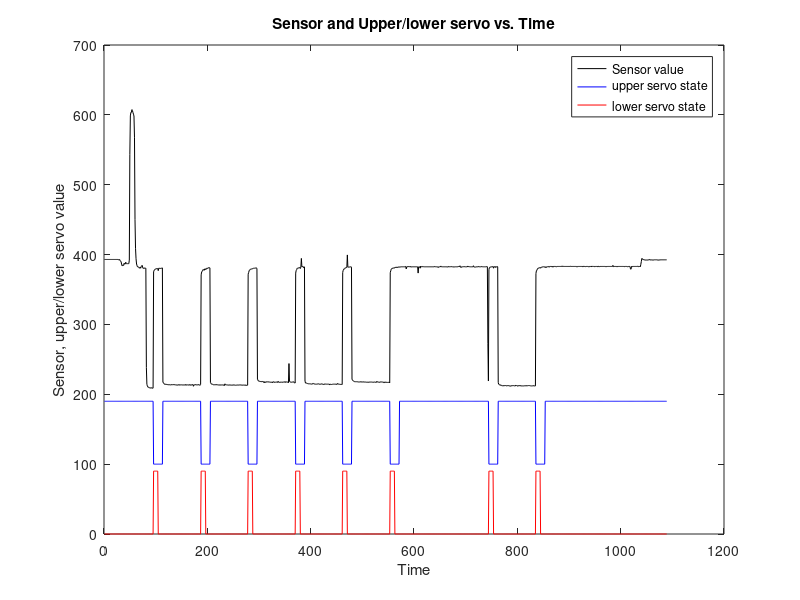

Reproduce this figure in MATLAB.
clc
clear all
close all

data=[386	1	0
386	1	0
386	1	0
386	1	0
386	1	0
386	1	0
386	1	0
386	1	0
386	1	0
386	1	0
386	1	0
386	1	0
386	1	0
386	1	0
386	1	0
386	1	0
386	1	0
386	1	0
386	1	0
386	1	0
386	1	0
386	1	0
386	1	0
386	1	0
386	1	0
386	1	0
386	1	0
385	1	0
385	1	0
386	1	0
383	1	0
381	1	0
380	1	0
373	1	0
368	1	0
369	1	0
370	1	0
369	1	0
375	1	0
373	1	0
373	1	0
378	1	0
374	1	0
374	1	0
374	1	0
374	1	0
374	1	0
374	1	0
384	1	0
686	1	0
797	1	0
807	1	0
807	1	0
815	1	0
812	1	0
807	1	0
802	1	0
797	1	0
736	1	0
500	1	0
418	1	0
388	1	0
373	1	0
368	1	0
365	1	0
365	1	0
364	1	0
362	1	0
361	1	0
364	1	0
361	1	0
366	1	0
367	1	0
369	1	0
362	1	0
361	1	0
360	1	0
362	1	0
361	1	0
361	1	0
361	1	0
77	1	0
28	1	0
24	1	0
21	1	0
20	1	0
19	1	0
19	1	0
18	1	0
18	1	0
18	1	0
19	1	0
18	1	0
17	1	0
18	1	0
352	0	1
354	0	1
357	0	1
358	0	1
359	0	1
359	0	1
360	0	1
360	0	1
360	0	1
354	0	0
361	0	0
361	0	0
360	0	0
361	0	0
360	0	0
361	0	0
361	0	0
362	0	0
35	1	0
32	1	0
31	1	0
29	1	0
28	1	0
29	1	0
29	1	0
28	1	0
28	1	0
28	1	0
27	1	0
27	1	0
28	1	0
27	1	0
27	1	0
27	1	0
27	1	0
28	1	0
27	1	0
27	1	0
28	1	0
27	1	0
28	1	0
27	1	0
27	1	0
27	1	0
27	1	0
26	1	0
27	1	0
26	1	0
27	1	0
28	1	0
26	1	0
27	1	0
27	1	0
27	1	0
27	1	0
27	1	0
27	1	0
26	1	0
27	1	0
27	1	0
27	1	0
26	1	0
28	1	0
26	1	0
27	1	0
27	1	0
27	1	0
27	1	0
26	1	0
27	1	0
28	1	0
26	1	0
27	1	0
26	1	0
27	1	0
28	1	0
28	1	0
23	1	0
27	1	0
27	1	0
27	1	0
28	1	0
27	1	0
27	1	0
27	1	0
27	1	0
27	1	0
28	1	0
27	1	0
26	1	0
26	1	0
28	1	0
342	0	1
350	0	1
352	0	1
355	0	1
357	0	1
357	0	1
355	0	1
359	0	1
359	0	1
357	0	0
360	0	0
361	0	0
360	0	0
361	0	0
362	0	0
363	0	0
362	0	0
362	0	0
34	1	0
31	1	0
29	1	0
29	1	0
29	1	0
28	1	0
27	1	0
27	1	0
27	1	0
28	1	0
27	1	0
27	1	0
28	1	0
27	1	0
27	1	0
27	1	0
27	1	0
26	1	0
27	1	0
27	1	0
26	1	0
27	1	0
27	1	0
27	1	0
27	1	0
26	1	0
27	1	0
25	1	0
30	1	0
27	1	0
27	1	0
27	1	0
27	1	0
27	1	0
26	1	0
26	1	0
27	1	0
27	1	0
26	1	0
27	1	0
26	1	0
26	1	0
26	1	0
27	1	0
26	1	0
27	1	0
27	1	0
26	1	0
26	1	0
26	1	0
26	1	0
26	1	0
27	1	0
27	1	0
26	1	0
26	1	0
27	1	0
27	1	0
27	1	0
26	1	0
27	1	0
26	1	0
26	1	0
26	1	0
27	1	0
26	1	0
26	1	0
26	1	0
27	1	0
25	1	0
26	1	0
26	1	0
26	1	0
344	0	1
349	0	1
354	0	1
356	0	1
357	0	1
358	0	1
359	0	1
359	0	1
359	0	1
360	0	0
361	0	0
361	0	0
361	0	0
361	0	0
361	0	0
362	0	0
362	0	0
360	0	0
43	1	0
40	1	0
38	1	0
38	1	0
37	1	0
37	1	0
36	1	0
37	1	0
36	1	0
36	1	0
37	1	0
36	1	0
36	1	0
33	1	0
36	1	0
34	1	0
34	1	0
36	1	0
36	1	0
35	1	0
35	1	0
36	1	0
35	1	0
35	1	0
35	1	0
35	1	0
34	1	0
35	1	0
35	1	0
33	1	0
36	1	0
35	1	0
36	1	0
34	1	0
34	1	0
35	1	0
35	1	0
35	1	0
35	1	0
34	1	0
37	1	0
35	1	0
34	1	0
35	1	0
34	1	0
35	1	0
35	1	0
35	1	0
34	1	0
35	1	0
35	1	0
35	1	0
35	1	0
36	1	0
34	1	0
36	1	0
35	1	0
35	1	0
35	1	0
35	1	0
33	1	0
88	1	0
37	1	0
36	1	0
35	1	0
34	1	0
35	1	0
35	1	0
35	1	0
35	1	0
36	1	0
34	1	0
33	1	0
32	1	0
347	0	1
355	0	1
357	0	1
361	0	1
361	0	1
361	0	1
362	0	1
363	0	1
363	0	1
360	0	0
364	0	0
389	0	0
365	0	0
366	0	0
365	0	0
365	0	0
362	0	0
365	0	0
38	1	0
32	1	0
33	1	0
32	1	0
31	1	0
31	1	0
30	1	0
30	1	0
30	1	0
30	1	0
30	1	0
30	1	0
29	1	0
29	1	0
29	1	0
31	1	0
31	1	0
30	1	0
30	1	0
29	1	0
29	1	0
29	1	0
29	1	0
29	1	0
29	1	0
30	1	0
30	1	0
30	1	0
29	1	0
28	1	0
29	1	0
30	1	0
30	1	0
29	1	0
29	1	0
29	1	0
28	1	0
28	1	0
30	1	0
29	1	0
29	1	0
29	1	0
29	1	0
29	1	0
29	1	0
29	1	0
29	1	0
29	1	0
27	1	0
29	1	0
29	1	0
28	1	0
28	1	0
29	1	0
29	1	0
29	1	0
29	1	0
29	1	0
29	1	0
29	1	0
29	1	0
28	1	0
29	1	0
31	1	0
29	1	0
29	1	0
29	1	0
29	1	0
28	1	0
29	1	0
28	1	0
29	1	0
28	1	0
349	0	1
355	0	1
358	0	1
359	0	1
360	0	1
362	0	1
362	0	1
363	0	1
363	0	1
399	0	0
364	0	0
364	0	0
364	0	0
364	0	0
365	0	0
365	0	0
365	0	0
364	0	0
43	1	0
40	1	0
39	1	0
38	1	0
37	1	0
36	1	0
36	1	0
36	1	0
36	1	0
36	1	0
36	1	0
36	1	0
35	1	0
35	1	0
35	1	0
35	1	0
36	1	0
35	1	0
36	1	0
35	1	0
35	1	0
35	1	0
36	1	0
35	1	0
35	1	0
35	1	0
35	1	0
35	1	0
35	1	0
34	1	0
35	1	0
35	1	0
34	1	0
35	1	0
35	1	0
35	1	0
35	1	0
35	1	0
35	1	0
35	1	0
35	1	0
34	1	0
35	1	0
35	1	0
35	1	0
35	1	0
34	1	0
34	1	0
37	1	0
35	1	0
35	1	0
35	1	0
35	1	0
34	1	0
35	1	0
35	1	0
36	1	0
35	1	0
35	1	0
35	1	0
35	1	0
35	1	0
33	1	0
35	1	0
35	1	0
34	1	0
35	1	0
34	1	0
34	1	0
34	1	0
34	1	0
34	1	0
35	1	0
33	1	0
348	0	1
354	0	1
358	0	1
360	0	1
360	0	1
361	0	1
362	0	1
362	0	1
361	0	1
363	0	0
363	0	0
364	0	0
363	0	0
364	0	0
363	0	0
364	0	0
364	0	0
365	0	0
364	1	0
364	1	0
365	1	0
365	1	0
365	1	0
365	1	0
365	1	0
365	1	0
365	1	0
365	1	0
365	1	0
365	1	0
366	1	0
359	1	0
365	1	0
365	1	0
366	1	0
365	1	0
366	1	0
365	1	0
365	1	0
366	1	0
364	1	0
365	1	0
365	1	0
365	1	0
365	1	0
365	1	0
365	1	0
365	1	0
365	1	0
365	1	0
365	1	0
365	1	0
365	1	0
365	1	0
347	1	0
365	1	0
365	1	0
365	1	0
361	1	0
367	1	0
365	1	0
365	1	0
365	1	0
366	1	0
365	1	0
365	1	0
365	1	0
365	1	0
365	1	0
365	1	0
365	1	0
365	1	0
365	1	0
365	1	0
365	1	0
365	1	0
365	1	0
365	1	0
365	1	0
365	1	0
365	1	0
365	1	0
365	1	0
365	1	0
365	1	0
365	1	0
366	1	0
365	1	0
365	1	0
365	1	0
365	1	0
365	1	0
365	1	0
363	1	0
365	1	0
365	1	0
365	1	0
365	1	0
367	1	0
365	1	0
365	1	0
365	1	0
365	1	0
365	1	0
365	1	0
365	1	0
365	1	0
365	1	0
365	1	0
365	1	0
365	1	0
364	1	0
365	1	0
366	1	0
365	1	0
365	1	0
365	1	0
365	1	0
366	1	0
365	1	0
365	1	0
365	1	0
365	1	0
364	1	0
365	1	0
365	1	0
365	1	0
365	1	0
365	1	0
365	1	0
365	1	0
365	1	0
366	1	0
366	1	0
365	1	0
368	1	0
365	1	0
363	1	0
365	1	0
365	1	0
365	1	0
365	1	0
365	1	0
366	1	0
365	1	0
365	1	0
365	1	0
365	1	0
365	1	0
365	1	0
367	1	0
365	1	0
366	1	0
365	1	0
365	1	0
365	1	0
365	1	0
365	1	0
365	1	0
365	1	0
365	1	0
368	1	0
365	1	0
364	1	0
364	1	0
364	1	0
365	1	0
365	1	0
365	1	0
365	1	0
365	1	0
366	1	0
365	1	0
365	1	0
365	1	0
365	1	0
365	1	0
366	1	0
365	1	0
365	1	0
365	1	0
365	1	0
365	1	0
365	1	0
365	1	0
365	1	0
365	1	0
366	1	0
365	1	0
146	1	0
38	1	0
358	0	1
362	0	1
364	0	1
364	0	1
365	0	1
365	0	1
365	0	1
365	0	1
366	0	1
361	0	0
365	0	0
365	0	0
366	0	0
363	0	0
365	0	0
365	0	0
366	0	0
365	0	0
33	1	0
29	1	0
28	1	0
27	1	0
26	1	0
27	1	0
25	1	0
25	1	0
24	1	0
24	1	0
25	1	0
24	1	0
25	1	0
25	1	0
25	1	0
25	1	0
24	1	0
24	1	0
25	1	0
25	1	0
25	1	0
24	1	0
24	1	0
24	1	0
23	1	0
24	1	0
25	1	0
25	1	0
24	1	0
25	1	0
25	1	0
24	1	0
24	1	0
24	1	0
26	1	0
25	1	0
25	1	0
24	1	0
23	1	0
25	1	0
25	1	0
25	1	0
24	1	0
25	1	0
24	1	0
24	1	0
24	1	0
24	1	0
24	1	0
24	1	0
24	1	0
24	1	0
25	1	0
24	1	0
24	1	0
25	1	0
24	1	0
24	1	0
25	1	0
25	1	0
25	1	0
25	1	0
24	1	0
24	1	0
24	1	0
24	1	0
24	1	0
24	1	0
25	1	0
24	1	0
24	1	0
24	1	0
24	1	0
346	0	1
354	0	1
356	0	1
358	0	1
361	0	1
361	0	1
362	0	1
362	0	1
363	0	1
361	0	0
363	0	0
364	0	0
364	0	0
365	0	0
365	0	0
365	0	0
365	0	0
365	0	0
363	1	0
365	1	0
363	1	0
365	1	0
365	1	0
365	1	0
366	1	0
365	1	0
364	1	0
366	1	0
366	1	0
366	1	0
366	1	0
365	1	0
366	1	0
364	1	0
366	1	0
366	1	0
366	1	0
366	1	0
366	1	0
365	1	0
365	1	0
366	1	0
366	1	0
366	1	0
366	1	0
366	1	0
366	1	0
366	1	0
366	1	0
366	1	0
367	1	0
366	1	0
367	1	0
366	1	0
366	1	0
366	1	0
366	1	0
366	1	0
366	1	0
366	1	0
366	1	0
366	1	0
366	1	0
366	1	0
366	1	0
366	1	0
366	1	0
367	1	0
366	1	0
366	1	0
366	1	0
366	1	0
366	1	0
366	1	0
366	1	0
366	1	0
366	1	0
366	1	0
366	1	0
365	1	0
365	1	0
366	1	0
366	1	0
366	1	0
366	1	0
366	1	0
366	1	0
366	1	0
366	1	0
366	1	0
366	1	0
365	1	0
367	1	0
366	1	0
366	1	0
366	1	0
365	1	0
366	1	0
366	1	0
366	1	0
366	1	0
366	1	0
365	1	0
365	1	0
366	1	0
366	1	0
366	1	0
365	1	0
367	1	0
366	1	0
366	1	0
366	1	0
366	1	0
366	1	0
365	1	0
366	1	0
366	1	0
366	1	0
366	1	0
366	1	0
365	1	0
367	1	0
366	1	0
365	1	0
366	1	0
366	1	0
366	1	0
366	1	0
366	1	0
366	1	0
366	1	0
366	1	0
366	1	0
366	1	0
366	1	0
365	1	0
366	1	0
365	1	0
366	1	0
366	1	0
366	1	0
366	1	0
366	1	0
366	1	0
366	1	0
366	1	0
366	1	0
366	1	0
366	1	0
369	1	0
365	1	0
366	1	0
366	1	0
366	1	0
366	1	0
366	1	0
366	1	0
365	1	0
366	1	0
366	1	0
366	1	0
366	1	0
366	1	0
366	1	0
366	1	0
366	1	0
366	1	0
366	1	0
366	1	0
366	1	0
366	1	0
365	1	0
366	1	0
366	1	0
366	1	0
366	1	0
366	1	0
365	1	0
365	1	0
366	1	0
366	1	0
366	1	0
366	1	0
359	1	0
358	1	0
366	1	0
365	1	0
366	1	0
366	1	0
366	1	0
366	1	0
366	1	0
366	1	0
366	1	0
366	1	0
366	1	0
366	1	0
367	1	0
366	1	0
365	1	0
366	1	0
366	1	0
365	1	0
372	1	0
380	1	0
389	1	0
387	1	0
386	1	0
386	1	0
385	1	0
385	1	0
385	1	0
384	1	0
384	1	0
385	1	0
384	1	0
384	1	0
385	1	0
385	1	0
385	1	0
386	1	0
385	1	0
384	1	0
385	1	0
385	1	0
385	1	0
384	1	0
384	1	0
385	1	0
385	1	0
385	1	0
385	1	0
385	1	0
385	1	0
385	1	0
385	1	0
384	1	0
384	1	0
385	1	0
384	1	0
385	1	0
385	1	0
385	1	0
385	1	0
385	1	0
385	1	0
385	1	0
385	1	0
385	1	0
385	1	0
385	1	0
385	1	0
385	1	0
385	1	0];

data(:,1)=data(:,1)/2+200;
data(:,2)=data(:,2)*90+100;
data(:,3)=data(:,3)*90;

plot(data(:,1),'black');
hold on;
plot(data(:,2), 'blue');
hold on;
plot(data(:,3),'red');
hold on;

title('Sensor and Upper/lower servo vs. Time');
legend('Sensor value','upper servo state','lower servo state');
xlabel('Time');
ylabel('Sensor, upper/lower servo value');